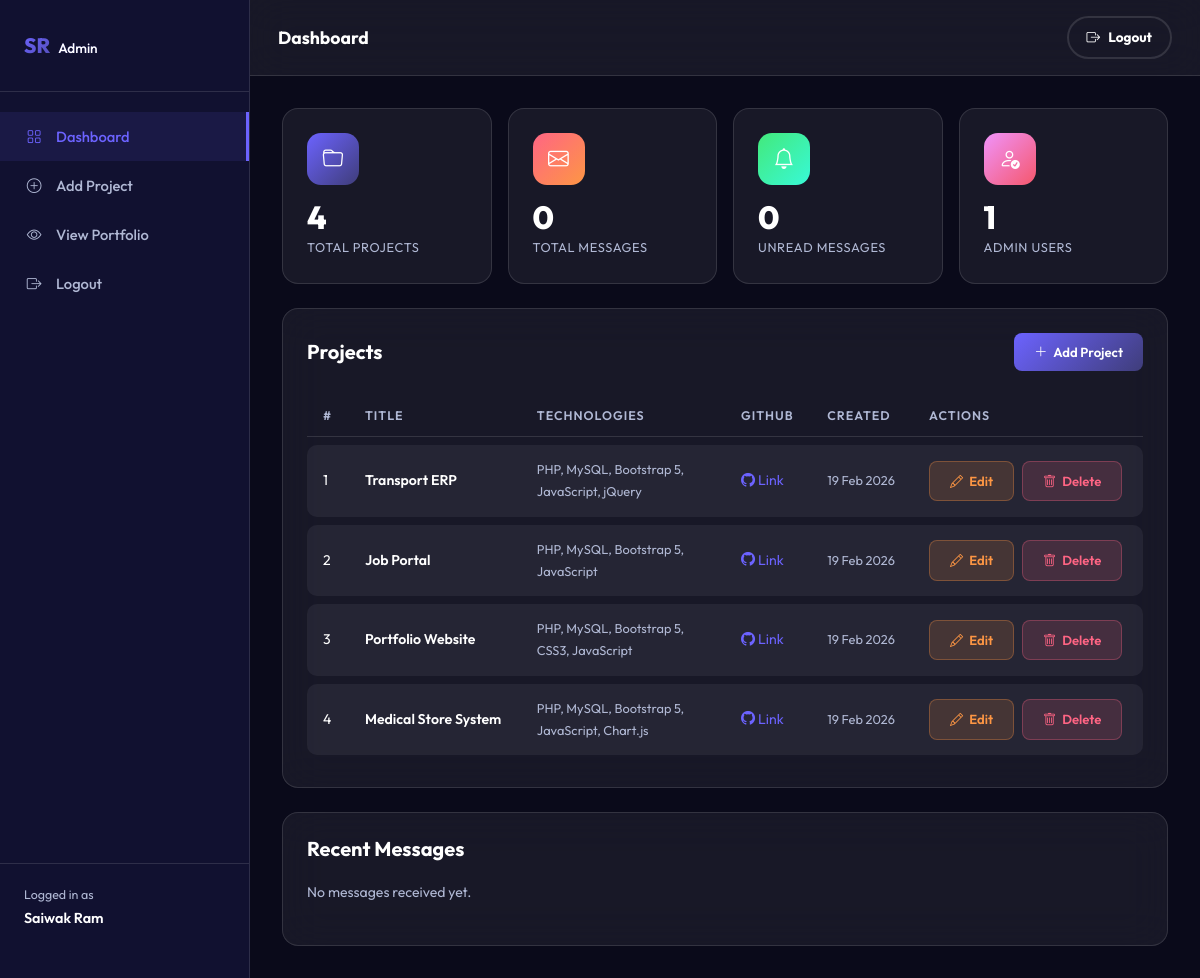
Page /admin/dashboard.php (signed in) on the committed database.
### tables this page shows
CREATE TABLE IF NOT EXISTS projects (
    id           INT AUTO_INCREMENT PRIMARY KEY,
    title        VARCHAR(150)  NOT NULL,
    description  TEXT          NOT NULL,
    technologies VARCHAR(255)  NOT NULL,
    image        VARCHAR(255)  DEFAULT NULL,
    github_link  VARCHAR(255)  DEFAULT NULL,
    demo_link    VARCHAR(255)  DEFAULT NULL,
    created_at   TIMESTAMP     DEFAULT CURRENT_TIMESTAMP
);

### admin/dashboard.php (the view, shortened to what this page needs)
<?php
$db = getDB();
$projectCount = $db->query('SELECT COUNT(*) FROM projects')->fetchColumn();
$messageCount = $db->query('SELECT COUNT(*) FROM messages')->fetchColumn();
$unreadCount  = $db->query('SELECT COUNT(*) FROM messages WHERE is_read = 0')->fetchColumn();
$projects = $db->query('SELECT * FROM projects ORDER BY created_at DESC')->fetchAll();
$messages = $db->query('SELECT * FROM messages ORDER BY created_at DESC LIMIT 10')->fetchAll();
$adminName = htmlspecialchars($_SESSION['admin_name'] ?? 'Admin');
?>
<!DOCTYPE html>
<html lang="en">
<head>
    <link rel="stylesheet" href="https://cdn.jsdelivr.net/npm/bootstrap@5.3.2/dist/css/bootstrap.min.css">
    <link rel="stylesheet" href="https://cdn.jsdelivr.net/npm/bootstrap-icons@1.11.3/font/bootstrap-icons.min.css">
    <link rel="stylesheet" href="../assets/css/style.css">
</head>
<body>
<aside class="admin-sidebar">
    <div class="sidebar-brand">
        <span style="background:var(--gradient-1);-webkit-background-clip:text;-webkit-text-fill-color:transparent;background-clip:text;font-weight:800;">SR<span class="brand-text" style="-webkit-text-fill-color:var(--text-primary);font-size:.85rem;font-weight:500;margin-left:8px;">Admin</span></span>
    </div>
    <nav>
        <a href="dashboard.php" class="sidebar-nav-item active">
            <i class="bi bi-grid"></i><span class="nav-text">Dashboard</span>
        </a>
        <a href="add_project.php" class="sidebar-nav-item">
            <i class="bi bi-plus-circle"></i><span class="nav-text">Add Project</span>
        </a>
        <a href="../index.php" class="sidebar-nav-item" target="_blank">
            <i class="bi bi-eye"></i><span class="nav-text">View Portfolio</span>
        </a>
        <a href="logout.php" class="sidebar-nav-item" style="margin-top:auto;">
            <i class="bi bi-box-arrow-right"></i><span class="nav-text">Logout</span>
        </a>
    </nav>
    <div style="margin-top:auto;padding:20px 24px;border-top:1px solid var(--glass-border);">
        <div style="font-size:.78rem;color:var(--text-secondary);">Logged in as</div>
        <div style="font-size:.9rem;font-weight:600;"><?= $adminName ?></div>
    </div>
</aside>
<div class="admin-main">
    <div class="admin-topbar">
        <h1 style="font-size:1.1rem;font-weight:700;margin:0;">Dashboard</h1>
        <div class="d-flex align-items-center gap-3">
            <a href="logout.php" class="btn-outline-custom" style="padding:8px 18px;font-size:.85rem;">
                <i class="bi bi-box-arrow-right"></i> Logout
            </a>
        </div>
    </div>
    <div class="admin-content">
        <div class="row g-3 mb-4">
            <div class="col-sm-6 col-xl-3">
                <div class="stats-card">
                    <div class="stats-icon" style="background:var(--gradient-1);"><i class="bi bi-folder"></i></div>
                    <div class="stats-num"><?= $projectCount ?></div>
                    <div class="stats-lbl">Total Projects</div>
                </div>
            </div>
            <div class="col-sm-6 col-xl-3">
                <div class="stats-card">
                    <div class="stats-icon" style="background:var(--gradient-2);"><i class="bi bi-envelope"></i></div>
                    <div class="stats-num"><?= $messageCount ?></div>
                    <div class="stats-lbl">Total Messages</div>
                </div>
            </div>
            <div class="col-sm-6 col-xl-3">
                <div class="stats-card">
                    <div class="stats-icon" style="background:var(--gradient-3);"><i class="bi bi-bell"></i></div>
                    <div class="stats-num"><?= $unreadCount ?></div>
                    <div class="stats-lbl">Unread Messages</div>
                </div>
            </div>
            <div class="col-sm-6 col-xl-3">
                <div class="stats-card">
                    <div class="stats-icon" style="background:linear-gradient(135deg,#f093fb,#f5576c);"><i class="bi bi-person-check"></i></div>
                    <div class="stats-num">1</div>
                    <div class="stats-lbl">Admin Users</div>
                </div>
            </div>
        </div>
        <div class="bg-glass rounded-custom p-4 mb-4" style="border:1px solid var(--glass-border);">
            <div class="d-flex justify-content-between align-items-center mb-3">
                <h5 style="font-weight:700;margin:0;">Projects</h5>
                <a href="add_project.php" class="btn-admin btn-admin-primary">
                    <i class="bi bi-plus-lg"></i> Add Project
                </a>
            </div>
            <?php if (empty($projects)) : ?>
                <p style="color:var(--text-secondary);font-size:.88rem;">No projects yet. Click "Add Project" to get started.</p>
            <?php else : ?>
            <div class="table-responsive">
                <table class="admin-table">
                    <thead>
                        <tr>
                            <th>#</th>
                            <th>Title</th>
                            <th>Technologies</th>
                            <th>GitHub</th>
                            <th>Created</th>
                            <th>Actions</th>
                        </tr>
                    </thead>
                    <tbody>
                        <?php foreach ($projects as $i => $p) : ?>
                        <tr>
                            <td><?= $i + 1 ?></td>
                            <td style="font-weight:600;"><?= htmlspecialchars($p['title']) ?></td>
                            <td style="max-width:200px;font-size:.8rem;color:var(--text-secondary);">
                                <?= htmlspecialchars($p['technologies']) ?>
                            </td>
                            <td>
                                <?php if ($p['github_link']) : ?>
                                <a href="<?= htmlspecialchars($p['github_link']) ?>" target="_blank" rel="noopener noreferrer" style="color:var(--accent);">
                                    <i class="bi bi-github"></i> Link
                                </a>
                                <?php else : ?>
                                <span style="color:var(--text-secondary);">—</span>
                                <?php endif; ?>
                            </td>
                            <td style="font-size:.8rem;color:var(--text-secondary);">
                                <?= date('d M Y', strtotime($p['created_at'])) ?>
                            </td>
                            <td>
                                <div class="d-flex gap-2">
                                    <a href="edit_project.php?id=<?= $p['id'] ?>" class="btn-admin btn-admin-warning">
                                        <i class="bi bi-pencil"></i> Edit
                                    </a>
                                    <form method="POST" action="dashboard.php" onsubmit="return confirm('Delete \'<?= htmlspecialchars(addslashes($p['title'])) ?>\'? This cannot be undone.');">
                                        <button type="submit" class="btn-admin btn-admin-danger">
                                            <i class="bi bi-trash"></i> Delete
                                        </button>
                                    </form>
                                </div>
                            </td>
                        </tr>
                        <?php endforeach; ?>
                    </tbody>
                </table>
            </div>
            <?php endif; ?>
        </div>
        <div class="bg-glass rounded-custom p-4" style="border:1px solid var(--glass-border);">
            <h5 style="font-weight:700;margin-bottom:20px;">Recent Messages</h5>
            <?php if (empty($messages)) : ?>
                <p style="color:var(--text-secondary);font-size:.88rem;">No messages received yet.</p>
            <?php endif; ?>
        </div>
    </div>
</div>
</body>
</html>

### rows in the picture
projects: title "Transport ERP", technologies "PHP, MySQL, Bootstrap 5, JavaScript, jQuery", created_at "19 Feb 2026"
projects: title "Job Portal", technologies "PHP, MySQL, Bootstrap 5, JavaScript", created_at "19 Feb 2026"
projects: title "Portfolio Website", technologies "PHP, MySQL, Bootstrap 5, CSS3, JavaScript", created_at "19 Feb 2026"
projects: title "Medical Store System", technologies "PHP, MySQL, Bootstrap 5, JavaScript, Chart.js", created_at "19 Feb 2026"

### other values in the picture
$adminName "Saiwak Ram"
$projectCount "4"
$messageCount "0"
$unreadCount "0"
